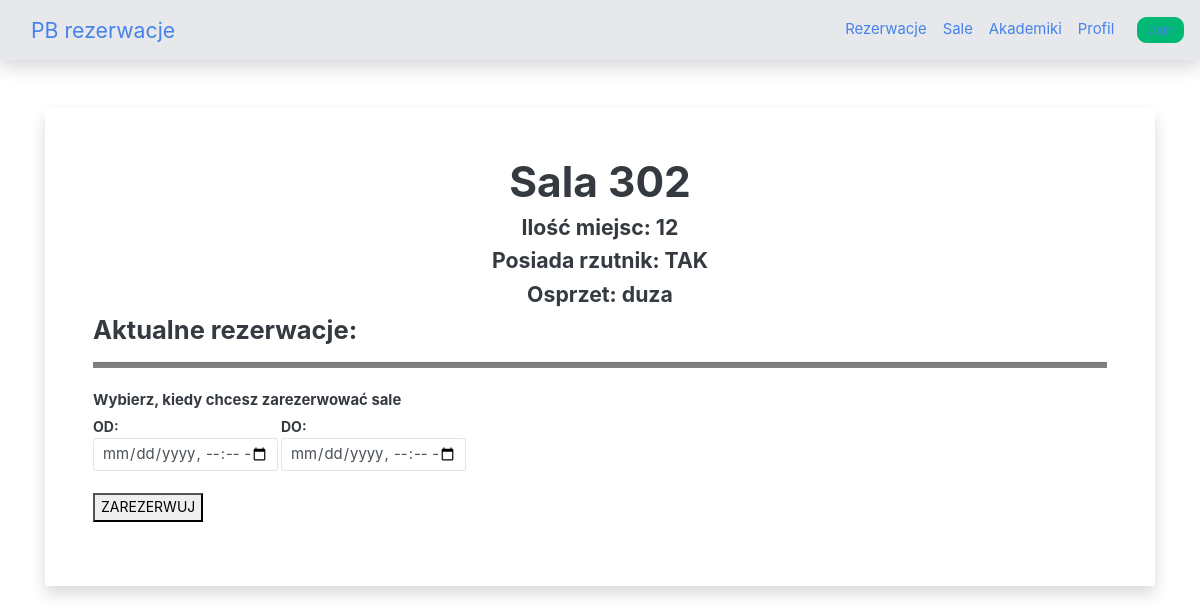
The page /plan/wydzial=1/room=7/ on the database as committed earlier.
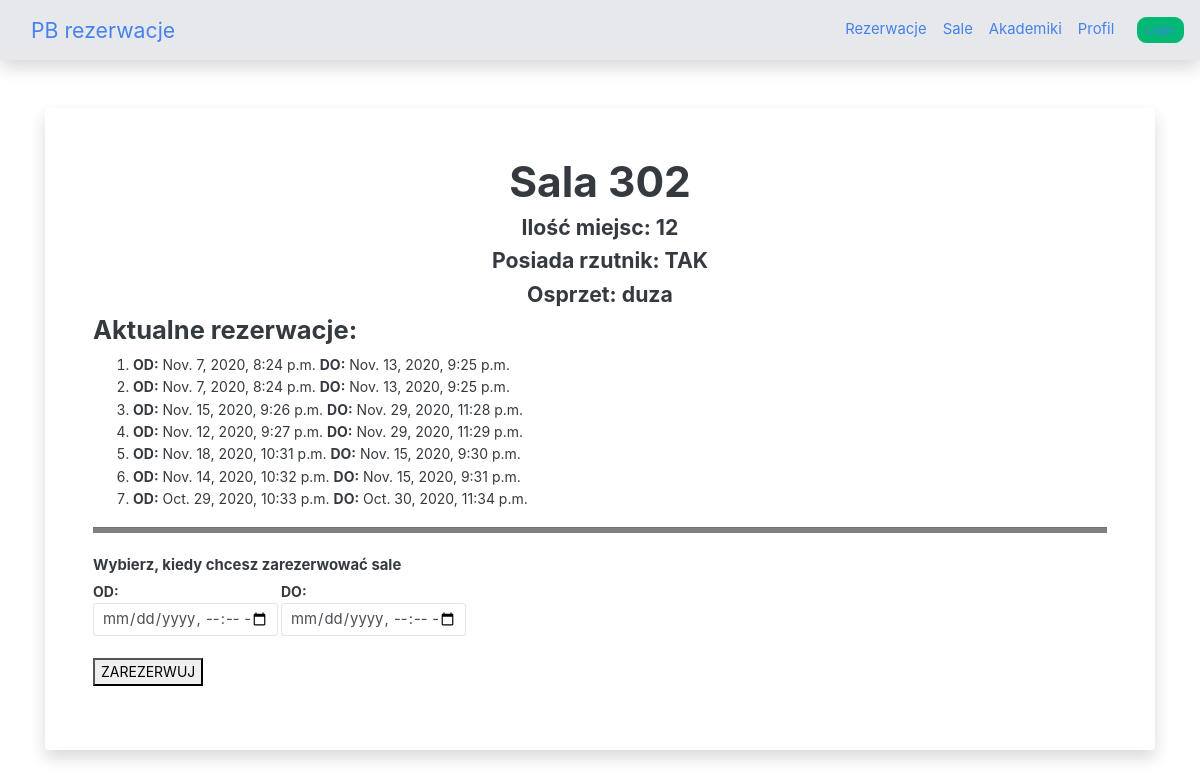
The same page on the database as committed later.
### reservations/models.py (models this page shows, shortened)
class RezerwacjaSali(models.Model):
    status_labels = (
        ("Z", "Zaakceptowana"),
        ("O", "Odrzucona"),
        ("R", "W trakcie rozpatrywania")
    )
    id_rezerwacji_sali = models.AutoField(primary_key=True)
    id_pomieszczenia = models.ForeignKey(Pomieszczenie, on_delete=models.CASCADE)
    status = models.CharField(max_length=1, choices=status_labels, default="R")
    data_od = models.DateTimeField()
    data_do = models.DateTimeField()
    id_uzytkownika = models.ForeignKey(Uzytkownik,related_name="rezerwacje_sal", on_delete=models.CASCADE)
    data_wykonania_rezerwacji = models.DateTimeField(default=datetime.now())
    class Meta:
        verbose_name_plural = "Rezerwacje Sal"

### reservations/views.py (the view, shortened to what this page needs)
# urls.py: path('plan/wydzial=<int:wydzial_id>/room=<int:room_id>/', Room_reservations.as_view(), name="sala"),
class Room_reservations(View):
    def get(self, request, wydzial_id, room_id):
        selected_classroom = Pomieszczenie.objects.get(id_wydzialu=wydzial_id, id_pomieszczenia=room_id)
        type_of_room = selected_classroom.rodzaj_pom
        no_seats = 0
        nr_pom = selected_classroom.id_pomieszczenia
        czy_rzutnik = False
        room_reservations_list = RezerwacjaSali.objects.filter(id_pomieszczenia=room_id)
        aux_descrp = ""
        if type_of_room == "L":
            selected_classroom = Laboratorium.objects.get(id_wydzialu=wydzial_id, id_pomieszczenia=room_id)
            no_seats = selected_classroom.ilosc_miejsc
            czy_rzutnik = selected_classroom.czy_rzutnik
            aux_descrp = selected_classroom.osprzet
        elif type_of_room == "S" or type_of_room == "A":
            selected_classroom = Sala.objects.get(id_wydzialu=wydzial_id, id_pomieszczenia=room_id)
            no_seats = selected_classroom.ilosc_miejsc
            czy_rzutnik = selected_classroom.czy_rzutnik
            aux_descrp = selected_classroom.jaka_tablica
        elif type_of_room == "P":
            selected_classroom = PracowaniaSpecjalistyczna.objects.get(id_wydzialu=wydzial_id, id_pomieszczenia=room_id)
            no_seats = selected_classroom.ilosc_miejsc
            czy_rzutnik = selected_classroom.czy_rzutnik
            aux_descrp = selected_classroom.osprzet
        context = {
            "wydzial_id": wydzial_id,
            "type_of_room": type_of_room,
            "selected_classroom": selected_classroom,
            "nr_pom": nr_pom,
            "no_seats": no_seats,
            "czy_rzutnik": czy_rzutnik,
            "aux_descrp": aux_descrp,
            "lista_rezerwacji": room_reservations_list
        }
        return render(request, 'reservations/selected_classroom.html', context)

### reservations/templates/reservations/selected_classroom.html (shortened to what this page needs)
{% extends "generic_site.html" %}
{% block contents %}
    <div align="center">
        <h1>Sala {{ selected_classroom.opis }}</h1>
        <h5>Ilość miejsc: {{ no_seats }}</h5>
        <h5>Posiada rzutnik:
            {% if czy_rzutnik %}
                TAK
            {% else %}
                NIE
            {% endif %}
        </h5>
            {% if ype_of_room == "S" or type_of_room == "A"  %}
                <h5>Tablica: {{ aux_descrp }}</h5>
            {% else %}
                <h5>Osprzet: {{ aux_descrp }}</h5>
            {% endif %}
    </div>
    <h4>Aktualne rezerwacje:</h4>
<ol>
    {% for res in lista_rezerwacji %}
    <li>
        <strong>OD:</strong> {{ res.data_od }} <strong>DO:</strong> {{ res.data_do }}
    </li>
    {% endfor %}
</ol>
<hr style="height: 5px; background: gray;">
<form method="POST" role="form">
    <div class="form-group">
      <label class="col-form-label col-form-label-sm" style="font-weight: bold; float: left;">
          Wybierz, kiedy chcesz zarezerwować sale
      </label>
      <div style="float: left; clear: both;">
        <strong>OD:</strong>
        <input class="form-control form-control-sm" type="datetime-local" style="width: 185px" name="data_od">
      </div>
      <div style="float: left; margin-left: 3px;">
        <strong>DO:</strong>
        <input class="form-control form-control-sm" type="datetime-local" style="width: 185px" name="data_do">
      </div>
        <div type="submit" id="add-btn" style="clear: both;">
            <br><button>ZAREZERWUJ</button>
        </div>
    </div>
</form>
{% endblock %}

Rows that differ between the two databases and show on the page:
added RezerwacjaSali: data_od "Nov. 7, 2020, 8:24 p.m.", data_do "Nov. 13, 2020, 9:25 p.m."
added RezerwacjaSali: data_od "Nov. 7, 2020, 8:24 p.m.", data_do "Nov. 13, 2020, 9:25 p.m."
added RezerwacjaSali: data_od "Nov. 15, 2020, 9:26 p.m.", data_do "Nov. 29, 2020, 11:28 p.m."
added RezerwacjaSali: data_od "Nov. 12, 2020, 9:27 p.m.", data_do "Nov. 29, 2020, 11:29 p.m."
added RezerwacjaSali: data_od "Nov. 18, 2020, 10:31 p.m.", data_do "Nov. 15, 2020, 9:30 p.m."
added RezerwacjaSali: data_od "Nov. 14, 2020, 10:32 p.m.", data_do "Nov. 15, 2020, 9:31 p.m."
added RezerwacjaSali: data_od "Oct. 29, 2020, 10:33 p.m.", data_do "Oct. 30, 2020, 11:34 p.m."
